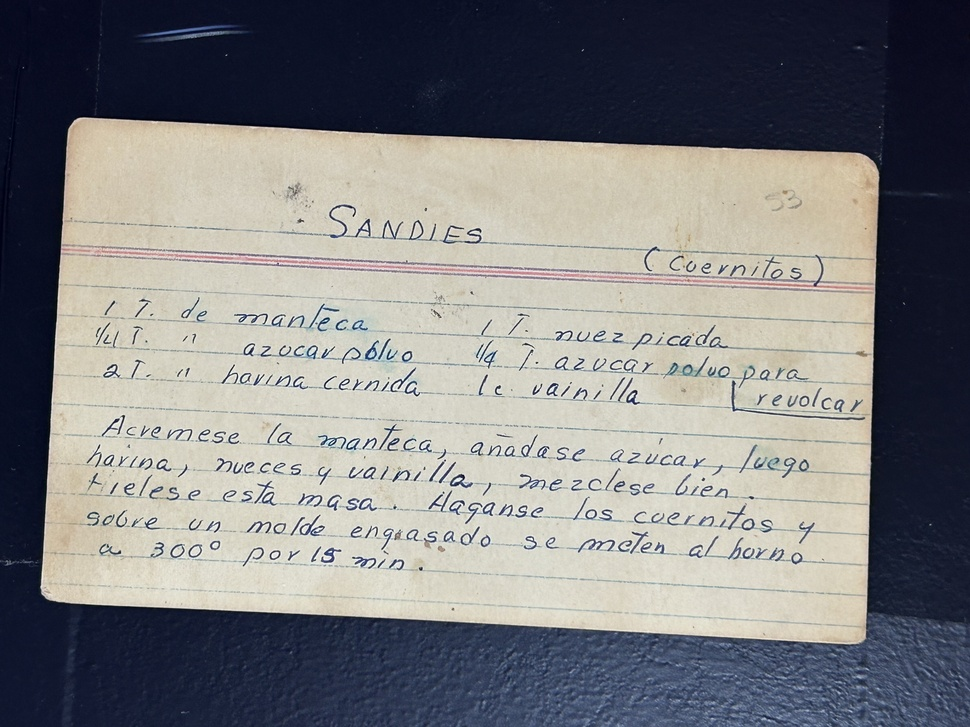
#> input picture IMG_6048.jpeg, 970 x 727 px, shrunk from 4032 x 3024 before the run; its folder holds only this picture in this run
$ python smart_crop.py
#> lines starting #> are read from the running program, lines starting #| are printed output that depends on the picture; after the words box and inside, x2 and y2 are one past the last pixel; in counts of white or black regions, pixels touching at a corner belong together
import sys
sys.path.append('/opt/miniconda3/lib/python3.12/site-packages')
import os
import cv2
import numpy as np

output_folder = "smart_cropped_recipes"
if not os.path.exists(output_folder):
    os.makedirs(output_folder)

for filename in os.listdir('.'):
    if filename.lower().endswith(('.jpg', '.jpeg', '.png')):
        print(f"Processing: {filename}")

        # 1. Load image
        img = cv2.imread(filename)
#> img is the input picture: shape (727, 970, 3); mean B, G, R 128.1, 127, 126.7
        if img is None:
            continue

        # 2. Pre-process to find the edges of the card
        gray = cv2.cvtColor(img, cv2.COLOR_BGR2GRAY)
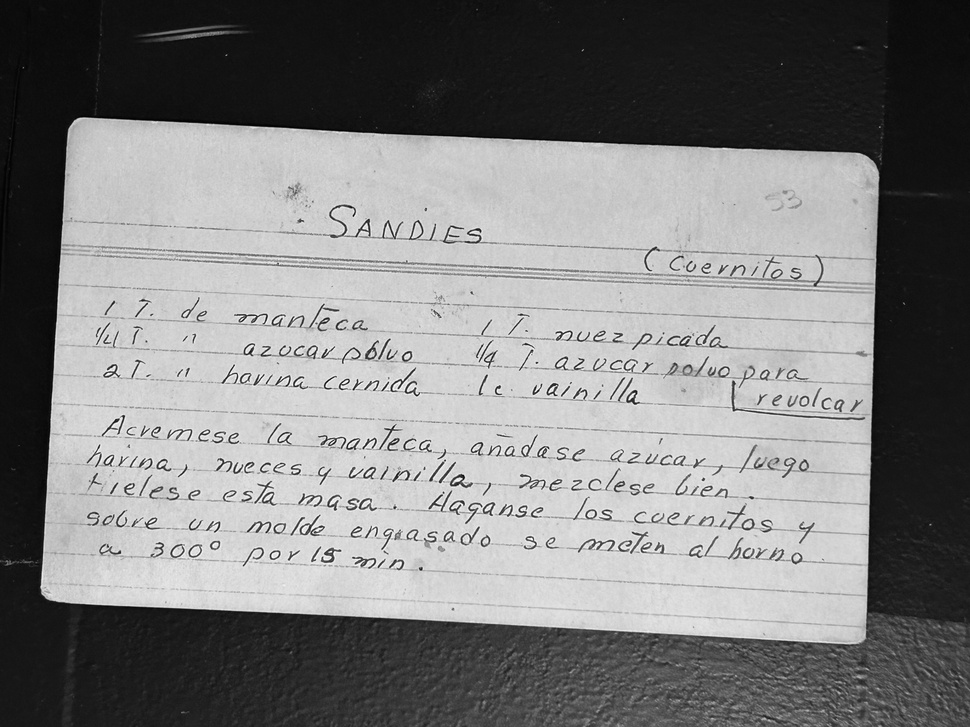
#> gray: shape (727, 970); min 0, max 255, mean 127
        blurred = cv2.GaussianBlur(gray, (5, 5), 0)

        # Threshold adjusted to 130 to handle real-world natural shadows
        _, thresh = cv2.threshold(blurred, 130, 255, cv2.THRESH_BINARY)
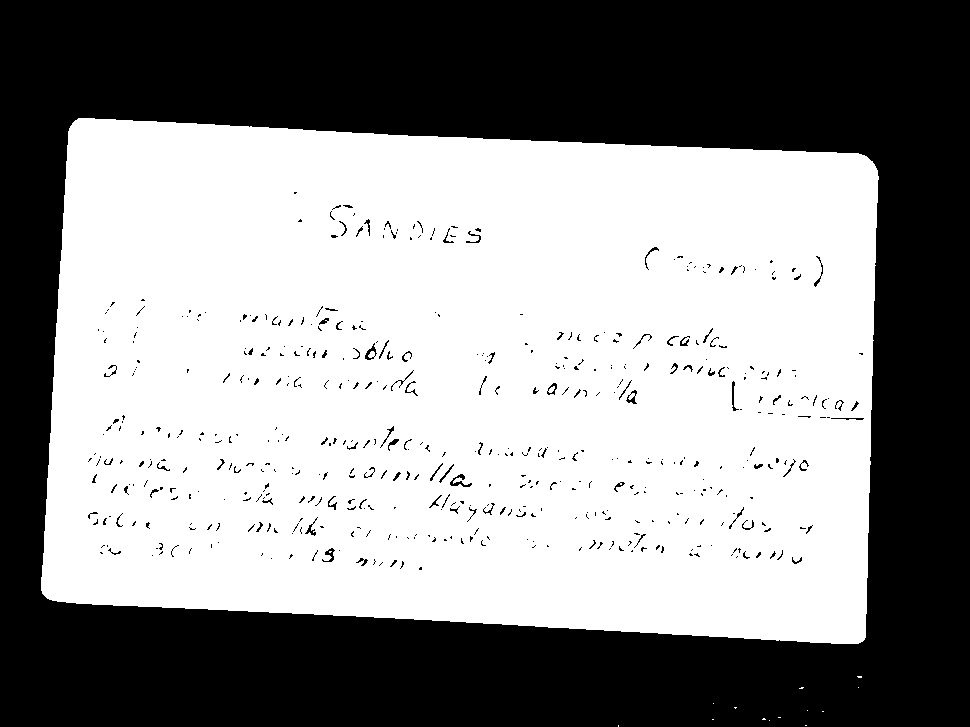
#> thresh: shape (727, 970); 55.5% white; 511 black regions (430 under 20 px)

        # 3. Find the contours (shapes) in the image
        contours, _ = cv2.findContours(thresh, cv2.RETR_EXTERNAL, cv2.CHAIN_APPROX_SIMPLE)
#> contours = 14 contours, 13 with area under 20; largest, box (x1, y1, x2, y2) and area: (41, 118, 879, 644) 396163

        if not contours:
            print(f"  Skipping {filename}: No distinct shape boundaries found.")
            continue

        # Get the largest detected shape (which should be the index card)
        largest_contour = max(contours, key=cv2.contourArea)
#> largest_contour = contour of 297 points, box (x1, y1, x2, y2) (41, 118, 879, 644), area 396163

        # 4. Find the minimum bounding rotated rectangle around the card
        rect = cv2.minAreaRect(largest_contour)
#> rect = ((463.4, 380.5), (490.7, 825.9), -87.38)
        box = cv2.boxPoints(rect)
#> box = [[864.7, 644.5], [39.64, 606.7], [62.09, 116.5], [887.1, 154.3]]
        box = np.int64(box)
#> box = [[864, 644], [39, 606], [62, 116], [887, 154]]

        # 5. Extract angle and dimensions for straightening
        (x, y), (w, h), angle = rect
#> x = 463.4; y = 380.5; w = 490.7; h = 825.9; angle = -87.38

        # OpenCV rotation angle logic adjustments
        if angle < -45:
            angle = 90 + angle
#> angle = 2.62
            w, h = h, w
#> w = 825.9; h = 490.7

        # 6. Straighten the image (Deskew)
        center = (int(x), int(y))
#> center = (463, 380)
        rotation_matrix = cv2.getRotationMatrix2D(center, angle, 1.0)
#> rotation_matrix = [[0.999, 0.0458, -16.91], [-0.0458, 0.999, 21.59]]
        rotated_img = cv2.warpAffine(img, rotation_matrix, (img.shape[1], img.shape[0]), flags=cv2.INTER_CUBIC, borderMode=cv2.BORDER_REPLICATE)
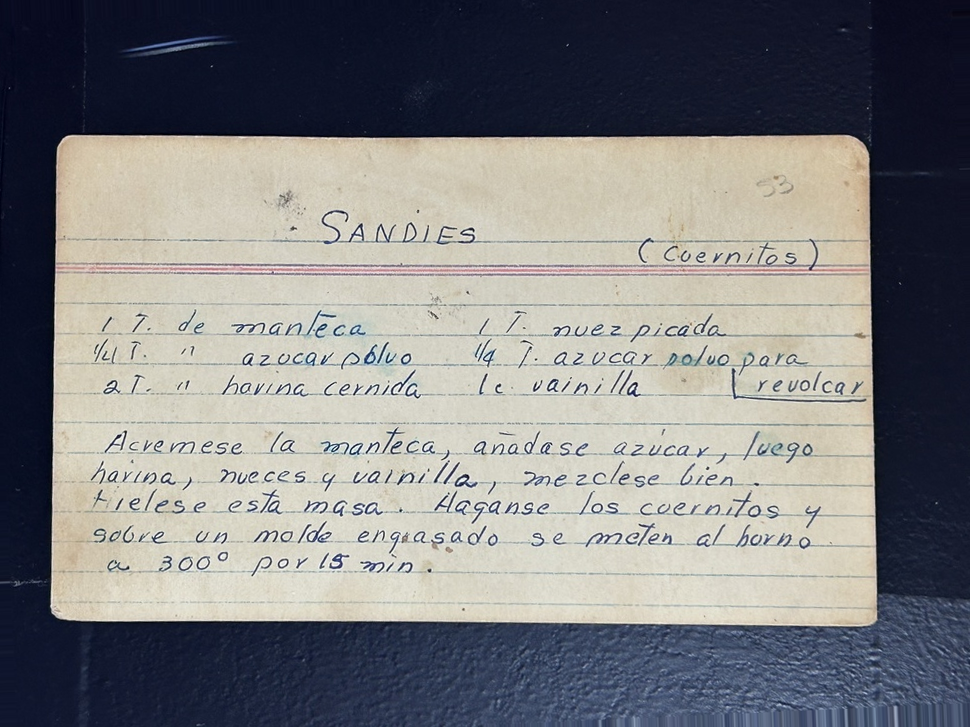
#> rotated_img: shape (727, 970, 3); mean B, G, R 128.5, 127.3, 127.1

        # 7. Crop out the straightened card cleanly
        crop_x = max(0, int(x - w / 2))
#> crop_x = 50
        crop_y = max(0, int(y - h / 2))
#> crop_y = 135
        crop_w = int(w)
#> crop_w = 825
        crop_h = int(h)
#> crop_h = 490

        cropped_img = rotated_img[crop_y:crop_y+crop_h, crop_x:crop_x+crop_w]
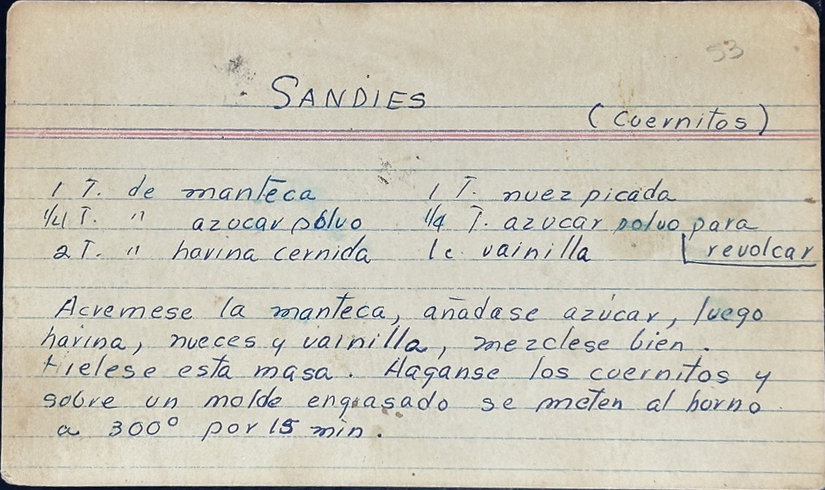
#> cropped_img: shape (490, 825, 3); mean B, G, R 184.3, 197.8, 202

        # 8. Save the final clean image
        if cropped_img.size > 0:
            cv2.imwrite(os.path.join(output_folder, filename), cropped_img)
        else:
            print(f"  Error processing geometry on {filename}")

print("\nAll done! Check your straightened files inside the 'smart_cropped_recipes' folder.")
